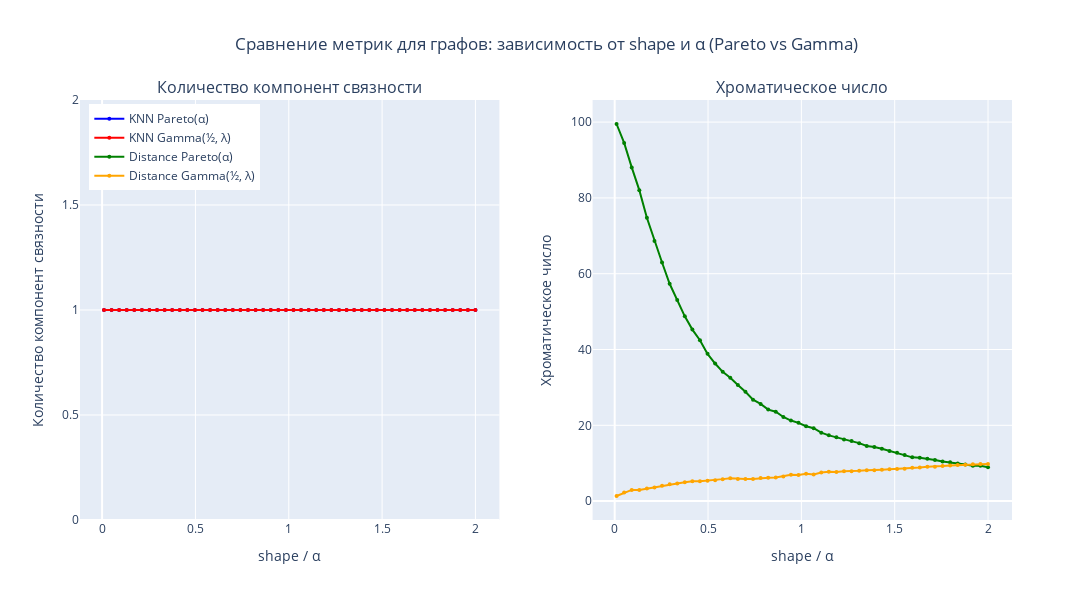

Write notebook code for a chart like this one.
### Code cell
fig = make_subplots(
    rows=1,
    cols=2,
    subplot_titles=("Количество компонент связности", "Хроматическое число"),
    horizontal_spacing=0.1,
)

fig.add_trace(
    go.Scatter(
        x=shape_param,
        y=knn_f_two,
        mode="lines+markers",
        name="KNN Pareto(α)",
        line=dict(color="blue", width=2),
        marker=dict(size=4),
    ),
    row=1,
    col=1,
)

fig.add_trace(
    go.Scatter(
        x=shape_param,
        y=knn_h_two,
        mode="lines+markers",
        name="KNN Gamma(½, λ)",
        line=dict(color="red", width=2),
        marker=dict(size=4),
    ),
    row=1,
    col=1,
)

fig.add_trace(
    go.Scatter(
        x=shape_param,
        y=dist_f_two,
        mode="lines+markers",
        name="Distance Pareto(α)",
        line=dict(color="green", width=2),
        marker=dict(size=4),
        showlegend=True,
    ),
    row=1,
    col=2,
)

fig.add_trace(
    go.Scatter(
        x=shape_param,
        y=dist_h_two,
        mode="lines+markers",
        name="Distance Gamma(½, λ)",
        line=dict(color="orange", width=2),
        marker=dict(size=4),
        showlegend=True,
    ),
    row=1,
    col=2,
)

fig.update_xaxes(title_text="shape / α", row=1, col=1)
fig.update_xaxes(title_text="shape / α", row=1, col=2)
fig.update_yaxes(title_text="Количество компонент связности", row=1, col=1)
fig.update_yaxes(title_text="Хроматическое число", row=1, col=2)

fig.update_layout(
    title_text="Сравнение метрик для графов: зависимость от shape и α (Pareto vs Gamma)",
    title_x=0.5,
    width=1400,
    height=600,
    legend=dict(yanchor="top", y=0.99, xanchor="left", x=0.01),
)

fig.show()

### Figure 1 — Plotly figure (JSON) as saved in the notebook; plotly's stock layout.template omitted (floating-point values rounded to 4 significant figures)
{"data": [{"line": {"color": "blue", "width": 2}, "marker": {"size": 4}, "mode": "lines+markers", "name": "KNN Pareto(α)", "type": "scatter", "x": [0.01, 0.05061, 0.09122, 0.1318, 0.1724, 0.2131, 0.2537, 0.2943, 0.3349, 0.3755, 0.4161, 0.4567, 0.4973, 0.538, 0.5786, 0.6192, 0.6598, 0.7004, 0.741, 0.7816, 0.8222, 0.8629, 0.9035, 0.9441, 0.9847, 1.025, 1.066, 1.107, 1.147, 1.188, 1.228, 1.269, 1.31, 1.35, 1.391, 1.431, 1.472, 1.513, 1.553, 1.594, 1.634, 1.675, 1.716, 1.756, 1.797, 1.838, 1.878, 1.919, 1.959, 2.0], "xaxis": "x", "y": [1, 1, 1, 1, 1, 1, 1, 1, 1, 1, 1, 1, 1, 1, 1, 1, 1, 1, 1, 1, 1, 1, 1, 1, 1, 1, 1, 1, 1, 1, 1, 1, 1, 1, 1, 1, 1, 1, 1, 1, 1, 1, 1, 1, 1, 1, 1, 1, 1, 1], "yaxis": "y"}, {"line": {"color": "red", "width": 2}, "marker": {"size": 4}, "mode": "lines+markers", "name": "KNN Gamma(½, λ)", "type": "scatter", "x": [0.01, 0.05061, 0.09122, 0.1318, 0.1724, 0.2131, 0.2537, 0.2943, 0.3349, 0.3755, 0.4161, 0.4567, 0.4973, 0.538, 0.5786, 0.6192, 0.6598, 0.7004, 0.741, 0.7816, 0.8222, 0.8629, 0.9035, 0.9441, 0.9847, 1.025, 1.066, 1.107, 1.147, 1.188, 1.228, 1.269, 1.31, 1.35, 1.391, 1.431, 1.472, 1.513, 1.553, 1.594, 1.634, 1.675, 1.716, 1.756, 1.797, 1.838, 1.878, 1.919, 1.959, 2.0], "xaxis": "x", "y": [1, 1, 1, 1, 1, 1, 1, 1, 1, 1, 1, 1, 1, 1, 1, 1, 1, 1, 1, 1, 1, 1, 1, 1, 1, 1, 1, 1, 1, 1, 1, 1, 1, 1, 1, 1, 1, 1, 1, 1, 1, 1, 1, 1, 1, 1, 1, 1, 1, 1], "yaxis": "y"}, {"line": {"color": "green", "width": 2}, "marker": {"size": 4}, "mode": "lines+markers", "name": "Distance Pareto(α)", "showlegend": true, "type": "scatter", "x": [0.01, 0.05061, 0.09122, 0.1318, 0.1724, 0.2131, 0.2537, 0.2943, 0.3349, 0.3755, 0.4161, 0.4567, 0.4973, 0.538, 0.5786, 0.6192, 0.6598, 0.7004, 0.741, 0.7816, 0.8222, 0.8629, 0.9035, 0.9441, 0.9847, 1.025, 1.066, 1.107, 1.147, 1.188, 1.228, 1.269, 1.31, 1.35, 1.391, 1.431, 1.472, 1.513, 1.553, 1.594, 1.634, 1.675, 1.716, 1.756, 1.797, 1.838, 1.878, 1.919, 1.959, 2.0], "xaxis": "x2", "y": [99.5, 94.5, 88.05, 82.05, 74.75, 68.65, 62.95, 57.35, 53.05, 48.75, 45.25, 42.45, 38.85, 36.3, 34.1, 32.55, 30.65, 28.85, 26.75, 25.65, 24.15, 23.6, 22.2, 21.25, 20.65, 19.75, 19.25, 18.05, 17.35, 16.85, 16.25, 15.85, 15.3, 14.55, 14.3, 13.8, 13.2, 12.75, 12.15, 11.55, 11.45, 11.2, 10.85, 10.45, 10.25, 9.9, 9.65, 9.35, 9.3, 8.95], "yaxis": "y2"}, {"line": {"color": "orange", "width": 2}, "marker": {"size": 4}, "mode": "lines+markers", "name": "Distance Gamma(½, λ)", "showlegend": true, "type": "scatter", "x": [0.01, 0.05061, 0.09122, 0.1318, 0.1724, 0.2131, 0.2537, 0.2943, 0.3349, 0.3755, 0.4161, 0.4567, 0.4973, 0.538, 0.5786, 0.6192, 0.6598, 0.7004, 0.741, 0.7816, 0.8222, 0.8629, 0.9035, 0.9441, 0.9847, 1.025, 1.066, 1.107, 1.147, 1.188, 1.228, 1.269, 1.31, 1.35, 1.391, 1.431, 1.472, 1.513, 1.553, 1.594, 1.634, 1.675, 1.716, 1.756, 1.797, 1.838, 1.878, 1.919, 1.959, 2.0], "xaxis": "x2", "y": [1.35, 2.25, 2.95, 2.95, 3.3, 3.6, 4.05, 4.45, 4.65, 4.95, 5.25, 5.25, 5.4, 5.5, 5.8, 6.05, 5.85, 5.85, 5.85, 6.1, 6.15, 6.25, 6.5, 6.95, 6.9, 7.25, 7.05, 7.55, 7.75, 7.7, 7.9, 7.9, 8, 8.15, 8.15, 8.3, 8.4, 8.5, 8.55, 8.8, 8.9, 9.1, 9.1, 9.25, 9.4, 9.5, 9.6, 9.75, 9.8, 9.8], "yaxis": "y2"}], "layout": {"annotations": [{"font": {"size": 16}, "showarrow": false, "text": "Количество компонент связности", "x": 0.225, "xanchor": "center", "xref": "paper", "y": 1, "yanchor": "bottom", "yref": "paper"}, {"font": {"size": 16}, "showarrow": false, "text": "Хроматическое число", "x": 0.775, "xanchor": "center", "xref": "paper", "y": 1, "yanchor": "bottom", "yref": "paper"}], "height": 600, "legend": {"x": 0.01, "xanchor": "left", "y": 0.99, "yanchor": "top"}, "title": {"text": "Сравнение метрик для графов: зависимость от shape и α (Pareto vs Gamma)", "x": 0.5}, "width": 1400, "xaxis": {"anchor": "y", "domain": [0, 0.45], "title": {"text": "shape / α"}}, "xaxis2": {"anchor": "y2", "domain": [0.55, 1], "title": {"text": "shape / α"}}, "yaxis": {"anchor": "x", "domain": [0, 1], "title": {"text": "Количество компонент связности"}}, "yaxis2": {"anchor": "x2", "domain": [0, 1], "title": {"text": "Хроматическое число"}}}}
